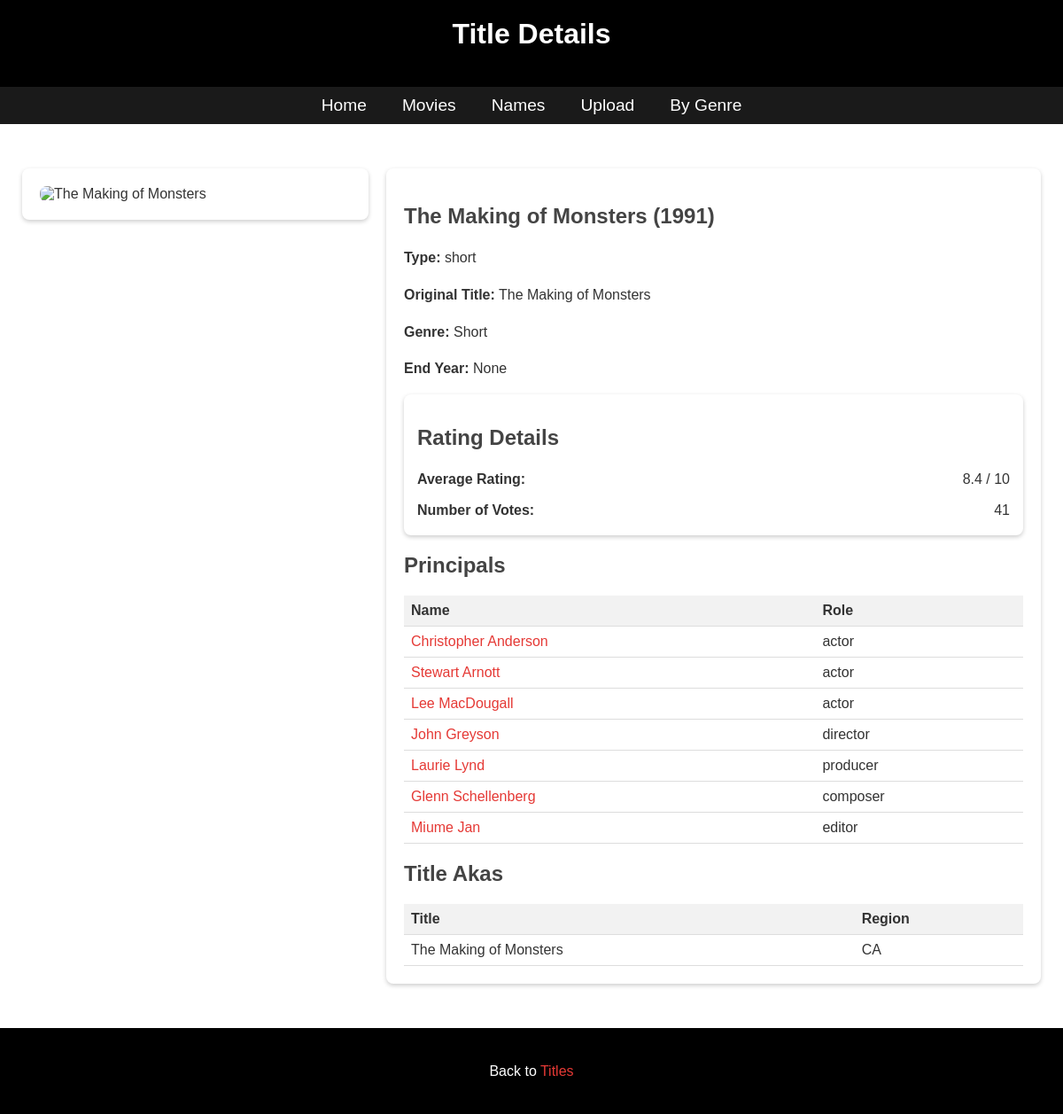
/ntuaflix_api/title/tt0095571/html (signed in), run on the app's committed database.
### myApp/models.py (models this page shows)
class Movies(models.Model):
  IS_ADULT_CHOICES = [
    (0, 'False'),
    (1, 'True')
  ]
  TITLE_TYPE_CHOICES = [
    ('short', 'short'),
    ('movie', 'movie'),
    ('tvEpisode', 'tvEpisode'),
    ]
  tconst = models.CharField(max_length=255, unique=True, primary_key=True)
  titleType = models.CharField(max_length=20, choices=TITLE_TYPE_CHOICES, null=False)
  primaryTitle = models.CharField(max_length=255, null=False)
  originalTitle = models.CharField(max_length=255, null=False)
  isAdult = models.BooleanField(choices=IS_ADULT_CHOICES, default=0)
  startYear = models.CharField(max_length=255, null=False, blank=False)
  endYear = models.CharField(max_length=255, default='\\N', null=True, blank=True)
  runtimeMinutes = models.PositiveIntegerField(default="\\N",null=True, blank=True)
  genres = models.CharField(max_length=255,default="\\N", null=True, blank=True)
  img_url_asset = models.URLField(max_length=2000, default="\\N", blank=True, null=True)

class Ratings(models.Model):
  tconst = models.CharField(max_length=255, unique=True, primary_key=True)
  averageRating = models.CharField(max_length=255, null=False, blank=False)
  numVotes = models.PositiveIntegerField(null=False, blank=False)

class Names(models.Model):
  nconst = models.CharField(max_length=255, unique=True, primary_key=True)
  primaryName = models.CharField(max_length=255, null=False)
  birthYear = models.CharField(max_length=255, default="\\N", null=True,blank=True)
  deathYear = models.CharField(max_length=255, default="\\N", null=True, blank=True)
  primaryProfession = models.CharField(default="\\N", max_length=255,null=True, blank=True)
  knownForTitles = models.CharField(default="\\N", max_length=255,null=True, blank=True)  # Assuming this is a comma-separated list of movie IDs
  img_url_asset = models.URLField(default="\\N",max_length=1024, null=True, blank=True)

class Principals(models.Model):
   tconst = models.CharField(max_length=255,null=False, blank=False)
   ordering = models.SmallIntegerField(null=False, blank=False)
   nconst = models.CharField(max_length=255,null=False, blank=False)
   category = models.CharField(max_length=255,null=False, blank=False)
   job = models.CharField(max_length=255,null=True, blank=True, default="\\N")
   characters = models.CharField(max_length=255,null=True, blank=True, default="\\N")
   img_url_asset = models.URLField(max_length=2000, default="\\N", blank=True, null=True)
   class Meta:
    unique_together = (('tconst', 'ordering'))

class Akas(models.Model):
    IS_ORIGINAL_CHOICES = [
     (0, 'False'),
     (1, 'True')
  ]
    titleId = models.CharField(max_length=255,null=False, blank=False)
    ordering = models.SmallIntegerField(null=False, blank=False)
    title = models.CharField(max_length=255,null=False, blank=False)
    region = models.CharField(max_length=255,null=True, blank=True, default="\\N")
    language = models.CharField(max_length=255,null=True, blank=True, default="\\N")
    types = models.CharField(max_length=255, null=True, blank=True, default="\\N")
    attributes = models.CharField(max_length=255, null=True, blank=True, default="\\N")
    isOriginalTitle = models.BooleanField(choices=IS_ORIGINAL_CHOICES, default=0)
    class Meta:
        unique_together = (('titleId', 'ordering'))

### myApp/views.py (the view)
# urls.py: path("title/<str:tconst>/html",views.title_details, name="title details html"),
def title_details(request, tconst):
  if 'user' in request.session:
    current_user = request.session['user']
    try:
        title = Movies.objects.get(tconst=tconst)
        template = loader.get_template('title_details.html')
        try:
            rating = Ratings.objects.get(tconst=tconst)
            rating_object = (f"Average Rating: {rating.averageRating}",f"Number of Votes: {rating.numVotes}" )
        except Ratings.DoesNotExist:
            rating = None
            rating_object = None
        try:
            akas = Akas.objects.filter(titleId=tconst)
            akas_titles = [(entry.title,entry.region,entry.titleId) for entry in akas]
        except Akas.DoesNotExist:
            akas = None
            akas_titles = None
        try:
            principal = Principals.objects.filter(tconst=tconst)
            principal_id_and_name = []
            for x in principal:
                try:
                    name_entry = Names.objects.get(nconst=x.nconst)
                    principal_id_and_name.append((name_entry.primaryName,x.category,x.nconst))
                except Names.DoesNotExist:
                    name_entry = None
                    principal_id_and_name.append((x.nconst, x.category, None))
        except Principals.DoesNotExist:
            principal = None
        if title.img_url_asset == None :
            full_url = None
        else:
            baseurl = title.img_url_asset
            width = "w220_and_h330_face"
            full_url = baseurl.replace("{width_variable}", width)
        context = {
            'title': title,
            'image_url': full_url,
            'rating':rating
        }
        titleObject = {
            'title':title,
            'titleID':title.tconst,
            'primaryTitle':title.primaryTitle,
            'type':title.titleType,
            'originalTitle': title.originalTitle,
            'titlePoster': full_url,
            'startYear': title.startYear,
            'endYear':title.endYear,
            'genres': title.genres,
            'titleAkas':akas_titles,
            'principals': principal_id_and_name,
            'rating':rating,
            'rating_object':rating_object,
            'current_user': current_user
        }
        return HttpResponse(template.render(titleObject,request))
    except Movies.DoesNotExist:
            return JsonResponse({'error': 'Movie not found'}, status=404)

### myApp/templates/title_details.html (shortened to what this page needs)
<!DOCTYPE html>
<html lang="en">
<head>
</head>
<body>
<header>
    <h1>Title Details</h1>
</header>
<nav>
    <a href="/ntuaflix_api/">Home</a>
    <a href="/ntuaflix_api/title">Movies</a>
    <a href="/ntuaflix_api/name">Names</a>
    <a href="/ntuaflix_api/upload">Upload</a>
    <a href="/ntuaflix_api/bygenre/html">By Genre</a>
</nav>
<div class="container">
    <div class="movie-sidebar">
        {% if titlePoster %}
            <div class="movie-image">
                <img src="{{ titlePoster }}" alt="{{ primaryTitle }}" />
            </div>
        {% else %}
            <p>Poster not available.</p>
        {% endif %}
    </div>
    <div class="movie-content">
        <h2>{{ primaryTitle }} ({{ startYear }})</h2>
        <div class="movie-details">
            <p><strong>Type:</strong> {{ type }}</p>
            <p><strong>Original Title:</strong> {{ originalTitle }}</p>
            <p><strong>Genre:</strong> {{ genres }}</p>
            <p><strong>End Year:</strong> {{ endYear }}</p>
            {% if rating_object %}
                <div class="rating-section">
                    <h2>Rating Details</h2>
                    <dl>
                        <dt>Average Rating:</dt>
                        <dd>{{ rating.averageRating }} / 10</dd>
                        <dt>Number of Votes:</dt>
                        <dd>{{ rating.numVotes }}</dd>
                    </dl>
                </div>
            {% else %}
                <p>There are no available ratings for this title.</p>
            {% endif %}
            {% if principals %}
                <h2>Principals</h2>
                <table>
                    <thead>
                        <tr>
                            <th>Name</th>
                            <th>Role</th>
                        </tr>
                    </thead>
                    <tbody>
                        {% for principal in principals %}
                        <tr>
                            <td><a href="/ntuaflix_api/name/{{ principal.2 }}/html">{{ principal.0 }}</a></td>
                            <td>{{ principal.1 }}</td>
                        </tr>
                        {% endfor %}
                    </tbody>
                </table>
            {% endif %}
            {% if titleAkas %}
                <h2>Title Akas</h2>
                <table>
                    <thead>
                        <tr>
                            <th>Title</th>
                            <th>Region</th>
                        </tr>
                    </thead>
                    <tbody>
                        {% for aka in titleAkas %}
                        <tr>
                            <td>{{ aka.0 }}</td>
                            <td>{{ aka.1 }}</td>
                        </tr>
                        {% endfor %}
                    </tbody>
                </table>
            {% endif %}
        </div>
    </div>
</div>
<div class="footer">
    <p>Back to <a href="/ntuaflix_api/title">Titles</a></p>
</div>
</body>
</html>

### myApp/templates/title_details.html (style rules this page uses)
body { font-family: Arial, sans-serif; margin: 0; padding: 0; background: url('https://png.pngtree.com/thumb_back/fh260/background/20230703/pngtree-3d-rendered-movie-theatre-with-white-screen-image_3732826.jpg') no-repeat center center fixed; background-size: cover; color: #333; }
header, .footer { background-color: #000000; color: white; text-align: center; padding: 20px 0; }
nav { background-color: #1a1a1a; padding: 10px 0; display: flex; justify-content: center; align-items: center; }
nav a { color: white; margin: 0 20px; text-decoration: none; font-size: 1.2em; transition: color 0.3s ease-out; }
.container { display: flex; justify-content: center; align-items: flex-start; padding: 40px 15px; flex-wrap: wrap; max-width: 1200px; margin: 0 auto; }
.movie-content, .movie-sidebar { background-color: #fff; padding: 20px; margin: 10px; border-radius: 8px; box-shadow: 0 2px 5px rgba(0,0,0,0.2); }
.movie-sidebar { flex: 1 0 200px; max-width: 30%; max-height: fit-content; }
.movie-content { flex: 2; max-width: 70%; }
.movie-image img { width: 100%; border-radius: 8px; max-width: 400px; }
h1 { color:#fff; margin-top: 0; }
h2 { color: #444; margin-top: 20px; }
.movie-details p, .footer p, dd, dt { font-size: 16px; line-height: 1.6; }
table { width: 100%; border-collapse: collapse; margin-top: 20px; }
th, td { text-align: left; padding: 8px; border-bottom: 1px solid #ddd; }
th { background-color: #f2f2f2; }
a { color: #E53935; text-decoration: none; transition: color 0.3s ease-out; }
.rating-section { background-color: #fff; padding: 15px; margin-top: 10px; border-radius: 8px; box-shadow: 0 2px 5px rgba(0,0,0,0.2); }
dl { display: grid; grid-template-columns: auto auto; gap: 10px 20px; margin: 0; }
dt { font-weight: bold; }
dd { margin: 0; text-align: right; }

### data on the page
Movies: primaryTitle "The Making of Monsters", startYear "1991", titleType "short", originalTitle "The Making of Monsters", genres "Short"
Ratings: averageRating "8.4", numVotes "41"
Names: primaryName "Christopher Anderson"
Principals: category "actor"
Names: primaryName "Stewart Arnott"
Principals: category "actor"
Names: primaryName "Lee MacDougall"
Principals: category "actor"
Names: primaryName "John Greyson"
Principals: category "director"
Names: primaryName "Laurie Lynd"
Principals: category "producer"
Names: primaryName "Glenn Schellenberg"
Principals: category "composer"
Names: primaryName "Miume Jan"
Principals: category "editor"
Akas: title "The Making of Monsters", region "CA"

### other printed values
{{ endYear }} "None"
